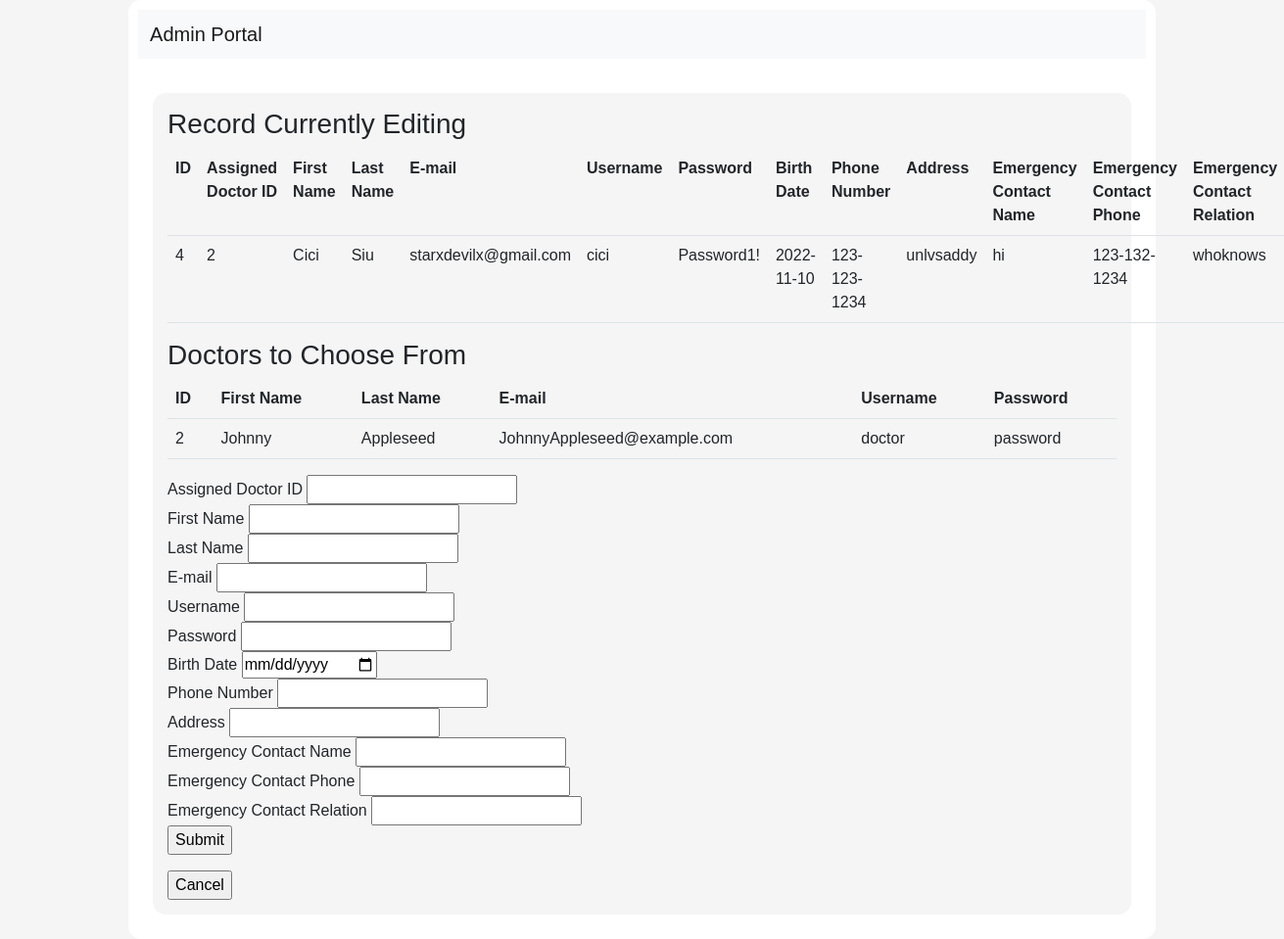
The page /html/admin/adminEditPatient.php?a=4 on the database its author committed.
### tables this page shows
CREATE TABLE `Users` (
  `id` int(11) UNSIGNED NOT NULL,
  `first_name` varchar(255) DEFAULT NULL,
  `last_name` varchar(255) DEFAULT NULL,
  `email` varchar(255) DEFAULT NULL,
  `userpassword` varchar(64) NOT NULL,
  `role` enum('ADMIN','DOCTOR','PATIENT') DEFAULT NULL,
  `username` varchar(255) NOT NULL,
  `assigned_doctorId` int(11) DEFAULT NULL,
  `birthdate` date DEFAULT NULL,
  `phone` varchar(255) DEFAULT NULL,
  `address` varchar(255) DEFAULT NULL,
  `emerCon_name` varchar(255) DEFAULT NULL,
  `emerCon_phone` varchar(255) DEFAULT NULL,
  `emerCon_relation` varchar(255) DEFAULT NULL
);

### html/admin/adminEditPatient.php (the view, shortened to what this page needs)
<!DOCTYPE html>
<html lang="en">
<head>
  <link href="https://cdn.jsdelivr.net/npm/bootstrap@5.2.2/dist/css/bootstrap.min.css" rel="stylesheet" />
  <link rel="stylesheet" href="../../css/style.css?v=<?php echo time(); ?>" />
</head>
<body>
  <div class="body">
    <header>
      <nav class="navbar navbar-expand-lg navbar-light bg-light justify-content-center nav-fill">
        <div class="container-fluid">
          <a class="navbar-brand mb-0 h1" href="patientPortal.php">Admin Portal</a>
        </div>
      </nav>
    </header>
    <section>
      <h3>Record Currently Editing</h3>
      <table class="table table-hover">
        <tr>
          <th>ID</th>
          <th>Assigned Doctor ID</th>
          <th>First Name</th>
          <th>Last Name</th>
          <th>E-mail</th>
          <th>Username</th>
          <th>Password</th>
          <th>Birth Date</th>
          <th>Phone Number</th>
          <th>Address</th>
          <th>Emergency Contact Name</th>
          <th>Emergency Contact Phone</th>
          <th>Emergency Contact Relation</th>
        </tr>
        <?php
          $id = $_GET['a'];
          $conn = new mysqli("localhost", "root", "", "pregnancy");
          $sql = "SELECT * FROM Users WHERE role = 'PATIENT' && id = $id ";
          $result = $conn->query($sql);
          while($row = $result->fetch_assoc()) {
            echo "
            <tr>
              <td>".$row['id']."</td>
              <td>".$row['assigned_doctorId']."</td>
              <td>".$row['first_name']."</td>
              <td>".$row['last_name']."</td>
              <td>".$row['email']."</td>
              <td>".$row['username']."</td>
              <td>".$row['userpassword']."</td>
              <td>".$row['birthdate']."</td>
              <td>".$row['phone']."</td>
              <td>".$row['address']."</td>
              <td>".$row['emerCon_name']."</td>
              <td>".$row['emerCon_phone']."</td>
              <td>".$row['emerCon_relation']."</td>
            </tr>
            ";
          }
        ?>
    </table>
    <table class="table table-hover">
    <h3>Doctors to Choose From</h3>
        <tr>
          <th>ID</th>
          <th>First Name</th>
          <th>Last Name</th>
          <th>E-mail</th>
          <th>Username</th>
          <th>Password</th>
        </tr>
        <?php
          $conn = new mysqli("localhost", "root", "", "pregnancy");
          $sql = "SELECT * FROM Users WHERE role = 'DOCTOR' ";
          $result = $conn->query($sql);
          while($row = $result->fetch_assoc()) {
            echo "
            <tr>
              <td>".$row['id']."</td>
              <td>".$row['first_name']."</td>
              <td>".$row['last_name']."</td>
              <td>".$row['email']."</td>
              <td>".$row['username']."</td>
              <td>".$row['userpassword']."</td>
            </tr>
            ";
          }
        ?>
    </table>
    <form name="frmContact" method="post" action="adminEditPatientAction.php">
            <p>
                <label for="doctorID">Assigned Doctor ID</label>
                <input type="text" name="assignedDoctorID" id="assignedDoctorID"> <br/>
                <label for="firstname">First Name </label>
                <input type="text" name="firstName" id="firstName"> <br/>
                <label for="lastname">Last Name</label>
                <input type="text" name="lastName" id="lastName"> <br/>
                <label for="email">E-mail</label>
                <input type="text" name="email" id="email"> <br/>
                <label for="username">Username</label>
                <input type="text" name="username" id="username"> <br/>
                <label for="password">Password</label>
                <input type="text" name="password" id="password"> <br/>
                <label for="username">Birth Date</label>
                <input type="date" name="birthdate" id="birthdate"> <br/>
                <label for="password">Phone Number</label>
                <input type="text" name="phonenumber" id="phonenumber"> <br/>
                <label for="password">Address</label>
                <input type="text" name="address" id="address"> <br/>
                <label for="password">Emergency Contact Name</label>
                <input type="text" name="emerCon_name" id="emerCon_name"> <br/>
                <label for="password">Emergency Contact Phone</label>
                <input type="text" name="emerCon_phone" id="emerCon_phone"> <br/>
                <label for="password">Emergency Contact Relation</label>
                <input type="text" name="emerCon_relation" id="emerCon_relation"> <br/>
                <input type="submit" name="Submit" id="Submit" value="Submit">
            </p>
        </form>
        <?php
          echo '<form method="POST" action="adminPortal.php">
          <input type="submit" name="submit" value="Cancel">
            </form>';
        ?>
    </section>
  </div>
</body>
</html>

### css/style.css (style rules this page uses)
body { background-color: whitesmoke; display: flex; justify-content: center; align-items: center; font-family: 'Noto Sans JP', sans-serif; }
header { background-color: white; border-top-left-radius: 10pt; border-top-right-radius: 10pt; padding: 10px; text-align: center; }
.body { background-color: white; border-radius: 10pt; width: 80%; min-height: 100vh; display: block; justify-content: center; align-items: center; }
section { background-color: whitesmoke; margin: 25px; padding: 15px; border-radius: 10pt; }

### rows shown on the page
users: id "4", assigned_doctorId "2", first_name "Cici", last_name "Siu", email "starxdevilx@gmail.com", username "cici", userpassword "Password1!", birthdate "2022-11-10", phone "123-123-1234", address "unlvsaddy", emerCon_name "hi", emerCon_phone "123-132-1234", emerCon_relation "whoknows"
users: id "2", first_name "Johnny", last_name "Appleseed", email "JohnnyAppleseed@example.com", username "doctor", userpassword "password"
